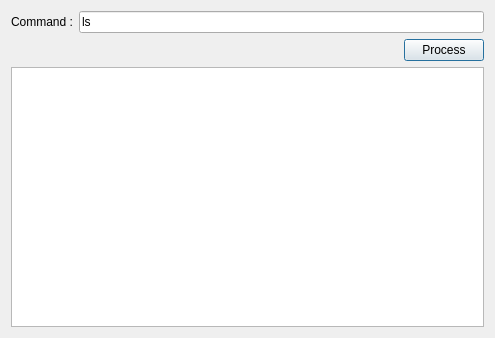
<?xml version="1.0" encoding="UTF-8"?>
<ui version="4.0">
 <class>tesQProcess</class>
 <widget class="QDialog" name="tesQProcess">
  <property name="geometry">
   <rect>
    <x>0</x>
    <y>0</y>
    <width>495</width>
    <height>338</height>
   </rect>
  </property>
  <property name="windowTitle">
   <string>tesQProcess</string>
  </property>
  <layout class="QGridLayout" name="gridLayout">
   <item row="0" column="0">
    <layout class="QHBoxLayout" name="horizontalLayout">
     <item>
      <widget class="QLabel" name="label">
       <property name="text">
        <string>Command :</string>
       </property>
      </widget>
     </item>
     <item>
      <widget class="QLineEdit" name="lineeCommand">
       <property name="text">
        <string>ls</string>
       </property>
      </widget>
     </item>
    </layout>
   </item>
   <item row="1" column="0">
    <layout class="QHBoxLayout" name="horizontalLayout_3">
     <item>
      <spacer name="horizontalSpacer">
       <property name="orientation">
        <enum>Qt::Horizontal</enum>
       </property>
       <property name="sizeHint" stdset="0">
        <size>
         <width>40</width>
         <height>20</height>
        </size>
       </property>
      </spacer>
     </item>
     <item>
      <widget class="QPushButton" name="btnProcess">
       <property name="text">
        <string>Process</string>
       </property>
      </widget>
     </item>
    </layout>
   </item>
   <item row="2" column="0">
    <widget class="QTextEdit" name="txtReport"/>
   </item>
  </layout>
 </widget>
 <layoutdefault spacing="6" margin="11"/>
 <resources/>
 <connections/>
</ui>
